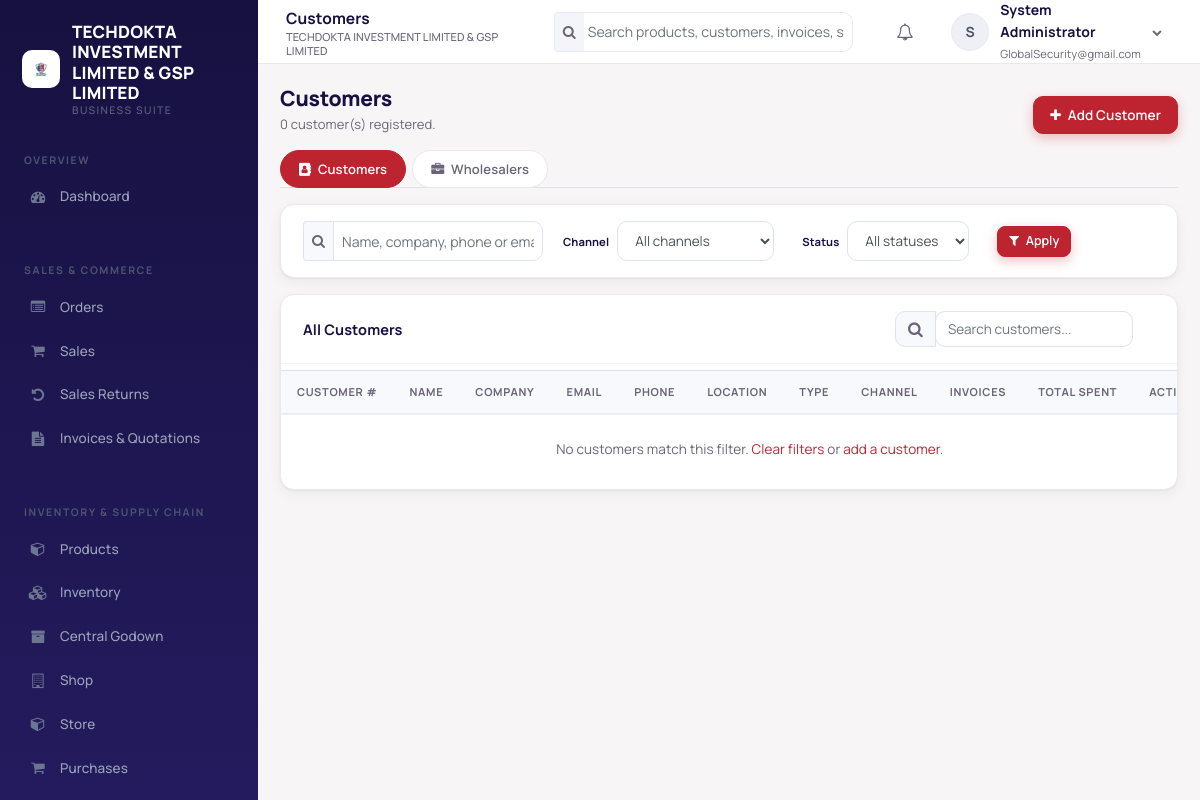
/customers.php (signed in), run on the app's committed database.
### tables this page shows
CREATE TABLE `users` (
  `user_id` int(10) UNSIGNED NOT NULL,
  `tenant_id` int(10) UNSIGNED NOT NULL,
  `username` varchar(100) NOT NULL,
  `email` varchar(191) NOT NULL,
  `password_hash` varchar(255) NOT NULL,
  `first_name` varchar(100) NOT NULL,
  `last_name` varchar(100) NOT NULL,
  `phone` varchar(50) DEFAULT NULL,
  `is_active` tinyint(1) NOT NULL DEFAULT 1,
  `last_login` datetime DEFAULT NULL,
  `created_at` timestamp NOT NULL DEFAULT current_timestamp()
);

### customers.php (the view, shortened to what the rows shown need)
<?php
require_once 'header.php';
require_once 'auth_check.php';
$page_title = 'Customers';
$tab = (string)($_GET['tab'] ?? 'customers') === 'wholesalers' ? 'wholesalers' : 'customers';
require_once 'navbar.php';
require_once 'sidebar.php';
?>
<div class="page-head">
    <div>
        <h1 class="page-title">Customers</h1>
    </div>
</div>
<?php if ($tab === 'customers'): ?>
<div class="card">
    <div class="card-body p-0">
        <div class="table-responsive">
            <table class="table table-hover data-table">
                <thead>
                    <tr>
                        <th>Customer #</th><th>Name</th><th>Company</th><th>Email</th><th>Phone</th><th>Location</th><th>Type</th><th>Channel</th><th>Invoices</th><th>Total Spent</th><th class="text-right">Actions</th>
                    </tr>
                </thead>
            </table>
        </div>
    </div>
</div>
<?php endif; ?>
<?php require_once 'footer.php'; ?>

### navbar.php (shortened to what the rows shown need)
<div class="app-main">
    <header class="topbar">
        <div class="topbar-title"><?php echo isset($page_title) ? e($page_title) : e(system_title()); ?><small><?php echo e(system_title()); ?></small></div>
        <div class="dropdown">
            <a href="#" class="user-menu" data-toggle="dropdown">
                <span class="avatar"><?php echo e(strtoupper(substr($current_user->first_name, 0, 1))); ?></span>
                <span class="hide-xs"><strong><?php echo e($current_user->fullName()); ?></strong><br><small class="text-muted"><?php echo e($current_user->email); ?></small></span>
                <i class="fa fa-chevron-down hide-xs" style="font-size:10px;color:var(--text-muted)"></i>
            </a>
        </div>
    </header>
    <main class="app-content">

### sidebar.php (shortened to what the rows shown need)
<aside class="sidebar" id="sidebar">
    <div class="sidebar-brand">
        <?php $sidebar_logo = system_logo_path(); ?>
        <?php if ($sidebar_logo !== ''): ?>
            <img src="<?php echo e($sidebar_logo); ?>" alt="" class="sidebar-logo">
        <?php endif; ?>
        <div class="brand-text"><?php echo e(system_title()); ?><small>Business Suite</small></div>
    </div>
</aside>

### data on the page
users: tenant "TECHDOKTA INVESTMENT LIMITED & GSP LIMITED", first_name "S", $current_user->fullName() "System Administrator", email "GlobalSecurity@gmail.com"

### other printed values
$page_title "Customers"
count($customers) "0"
